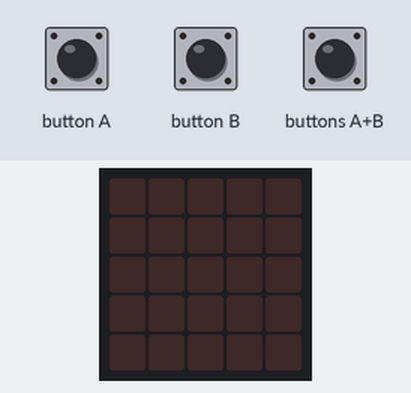
Recording of a program running on a simulated BBC micro:bit (MakeCode). On the bench: the board's 5×5 LED display. The inputs (shaded band) are chosen by the test bench. No radio messages arrive unless stated (any console line starting 'radio sent:' is added by the test bench); what the program prints to the serial console is not drawn.

Above: at 1.2 s.
1.3 s: button A pressed for 0.15 s
At 2.8 s:
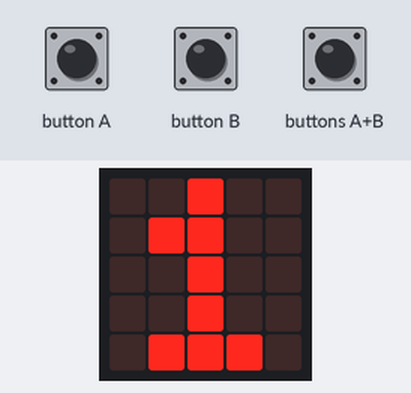
4.5 s: button A pressed for 0.15 s
At 5.2 s:
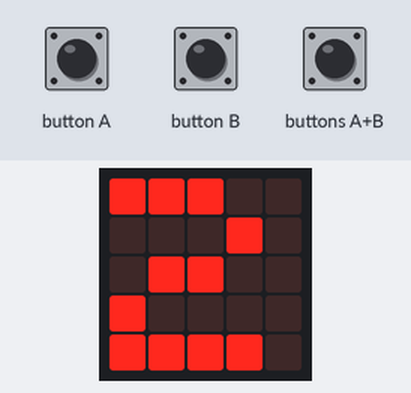
6.1 s: button A pressed for 0.15 s
At 7.6 s:
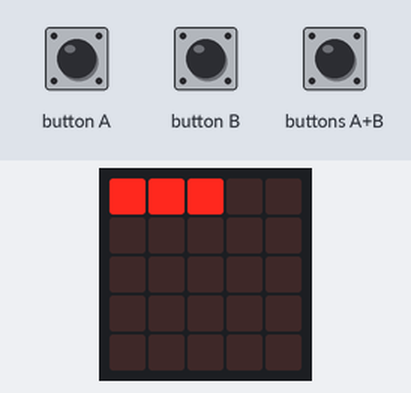
Timing chart, 0 to 9.1 s (numbered marks = the images above; inputs shaded):
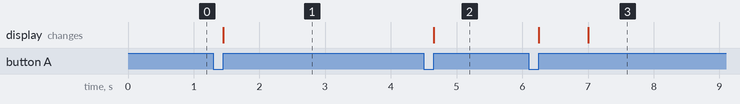

Measured:
- after the input at 1.3 s, the display: changes after 0.15 s (image 1)
- after the input at 4.5 s, the display: changes after 0.15 s (image 2)
- after the input at 6.1 s, the display: first changes after 0.15 s (image 3 shows a later state)

The program:

main.ts
```typescript
input.onButtonPressed(Button.A, function () {
    Ordre += 1
    if (Ordre < 10) {
        basic.showNumber(Ordre)
    }
    if (Ordre == 10) {
        basic.showLeds(`
            # # # # #
            # # # # #
            . . . . .
            . . . . .
            . . . . .
            `)
    }
    if (Ordre == 11) {
        basic.showLeds(`
            # # # # #
            # # # # #
            # . . . .
            . . . . .
            . . . . .
            `)
    }
    if (Ordre == 12) {
        basic.showLeds(`
            # # # # #
            # # # # #
            # # . . .
            . . . . .
            . . . . .
            `)
    }
    if (Ordre == 3) {
        basic.showLeds(`
            # # # . .
            . . . . .
            . . . . .
            . . . . .
            . . . . .
            `)
    }
})
input.onButtonPressed(Button.AB, function () {
    radio.sendNumber(0)
    Ordre = 0
})
input.onButtonPressed(Button.B, function () {
    radio.sendNumber(Ordre)
})
let Ordre = 0
radio.setGroup(1)
radio.setTransmitPower(7)
Ordre = 0
radio.sendNumber(0)
basic.forever(function () {

})
```

test.ts
```typescript
// les tests vont ici ; cela ne sera pas compilé si ce paquet est utilisé en tant qu'extension.
```
